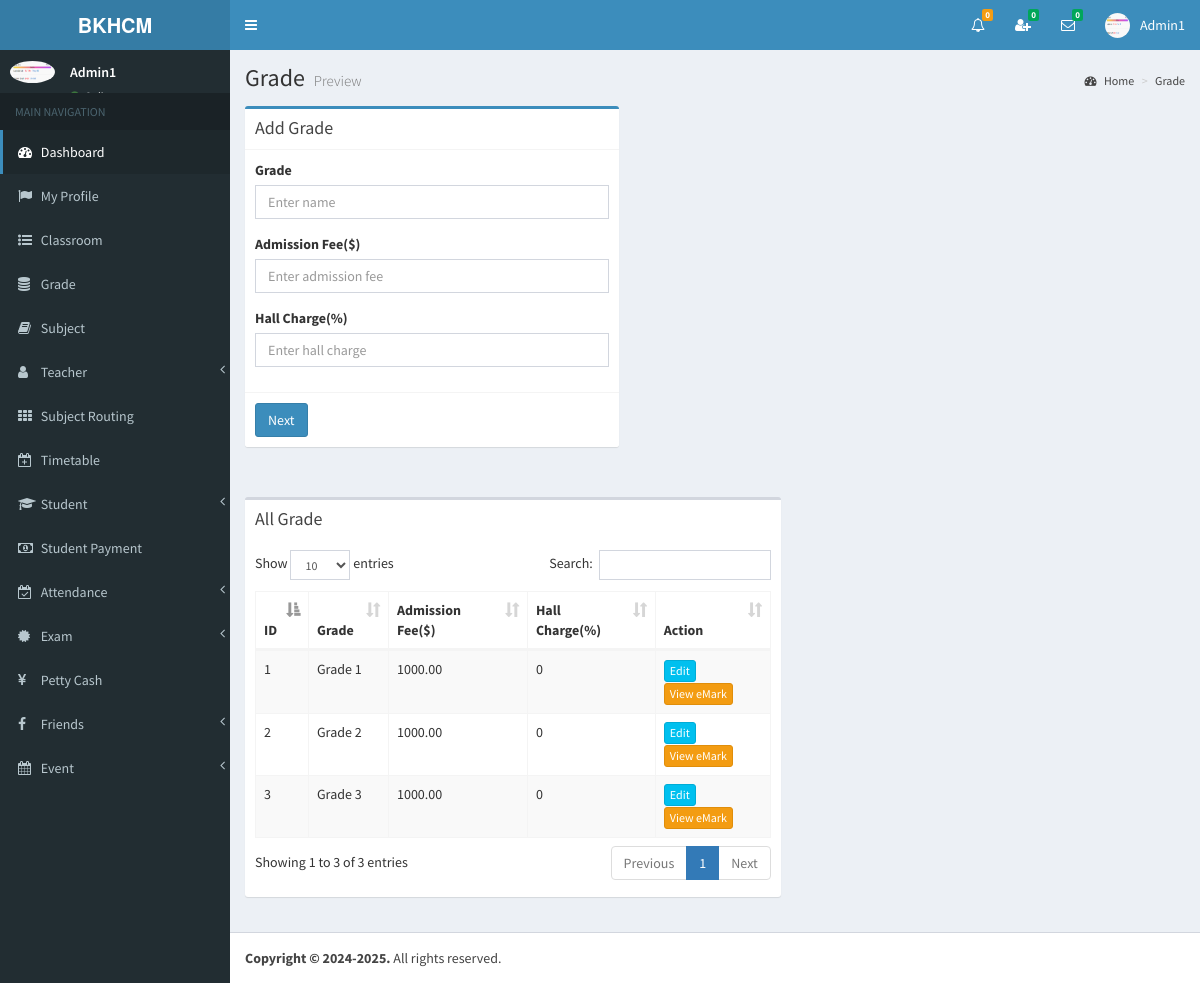
The app's page /view/grade.php (signed in) with its own data.
### tables this page shows
CREATE TABLE `grade` (
  `id` int(11) NOT NULL,
  `name` varchar(255) NOT NULL,
  `admission_fee` double(11,2) NOT NULL,
  `hall_charge` int(11) NOT NULL
);

### view/grade.php (the view, shortened to what this page needs)
<?php include_once('head.php'); ?>
<?php include_once('header_admin.php'); ?>
<?php include_once('sidebar.php'); ?>
<div class="content-wrapper">
    <section class="content-header">
    	<h1>
        	Grade
        	<small>Preview</small>
        </h1>
        <ol class="breadcrumb">
        	<li><a href="#"><i class="fa fa-dashboard"></i> Home</a></li>
            <li><a href="#">Grade</a></li>
    	</ol>
	</section>
	<section class="content">
    	<div class="row">
            <div class="col-md-5">
              	<div class="box box-primary">
                	<div class="box-header with-border">
                  		<h3 class="box-title">Add Grade</h3>
                	</div>
                	<form role="form" action="../index.php" method="post" id="form1">
                  		<div class="box-body">
                    		<div class="form-group" id="divGrade">
                      			<label for="">Grade</label>
                      			<input type="text" class="form-control" id="name" placeholder="Enter name" name="name" autocomplete="off">
                    		</div>
                            <div class="form-group" id="divAdmissionFee">
                      			<label for="">Admission Fee($)</label>
                      			<input type="text" class="form-control" id="admission_fee" placeholder="Enter admission fee" name="admission_fee" autocomplete="off">
                    		</div>
                             <div class="form-group" id="divHallCharge">
                      			<label for="">Hall Charge(%)</label>
                      			<input type="text" class="form-control" id="hall_charge" placeholder="Enter hall charge" name="hall_charge" autocomplete="off">
                    		</div>
                  		</div>
                  		<div class="box-footer">
                    		<button type="submit" class="btn btn-primary" id="btnSubmit">Next</button>
                  		</div>
                	</form>
				</div>
			</div>
		</div>
	</section>
	<section class="content" >
		<div class="row" id="table1">
			<div class="col-md-7">
            	<div class="box">
                	<div class="box-header">
                  		<h3 class="box-title">All Grade</h3>
                	</div>
                	<div class="box-body table-responsive">
                		<table id="example1" class="table table-bordered table-striped">
                    		<thead>
                        		<th>ID</th>
                            	<th>Grade</th>
                                <th>Admission Fee($)</th>
                                <th>Hall Charge(%)</th>
                            	<th>Action</th>
                        	</thead>
                        	<tbody>
<?php
include_once('../controller/config.php');
$sql="SELECT * FROM grade";
$result=mysqli_query($conn,$sql);
$count = 0;
$cant_remove1=0;
$cant_remove2=0;
$cant_remove3=0;
$cant_remove4=0;
$cant_remove5=0;
$cant_remove6=0;
$cant_remove7=0;
if(mysqli_num_rows($result) > 0){
	while($row=mysqli_fetch_assoc($result)){
		$count++;
		$id=$row['id'];
?>
                        		<tr>
                            		<td><?php echo $count; ?></td>
               <td id="td1_<?php echo $row['id']; ?>"><?php echo $row['name']; ?></td>
               <td id="td2_<?php echo $row['id']; ?>"><?php echo $row['admission_fee']; ?></td>
               <td id="td3_<?php echo $row['id']; ?>"><?php echo $row['hall_charge']; ?></td>
                                	<td>
<?php
$sql1="SELECT * FROM exam_timetable WHERE grade_id='$id'";
$result1=mysqli_query($conn,$sql1);
if(mysqli_num_rows($result1) > 0){
	$cant_remove1=1;
}else{
	$cant_remove1=0;
}
$sql2="SELECT * FROM student_exam WHERE grade_id='$id'";
$result2=mysqli_query($conn,$sql2);
if(mysqli_num_rows($result2) > 0){
	$cant_remove2=1;
}else{
	$cant_remove2=0;
}
$sql3="SELECT * FROM student_grade WHERE grade_id='$id'";
$result3=mysqli_query($conn,$sql3);
if(mysqli_num_rows($result3) > 0){
	$cant_remove3=1;
}else{
	$cant_remove3=0;
}
$sql4="SELECT * FROM student_payment_history WHERE grade_id='$id'";
$result4=mysqli_query($conn,$sql4);
if(mysqli_num_rows($result4) > 0){
	$cant_remove4=1;
}else{
	$cant_remove4=0;
}
$sql5="SELECT * FROM subject_routing WHERE grade_id='$id'";
$result5=mysqli_query($conn,$sql5);
if(mysqli_num_rows($result5) > 0){
	$cant_remove5=1;
}else{
	$cant_remove5=0;
}
$sql6="SELECT * FROM teacher_salary_history WHERE grade_id='$id'";
$result6=mysqli_query($conn,$sql6);
if(mysqli_num_rows($result6) > 0){
	$cant_remove6=1;
}else{
	$cant_remove6=0;
}
$sql7="SELECT * FROM timetable WHERE grade_id='$id'";
$result7=mysqli_query($conn,$sql7);
if(mysqli_num_rows($result7) > 0){
	$cant_remove7=1;
}else{
	$cant_remove7=0;
}
if($cant_remove1 > 0 || $cant_remove2 > 0 || $cant_remove3 > 0 || $cant_remove4 > 0 || $cant_remove5 > 0 || $cant_remove6 > 0 || $cant_remove7 > 0 ){
	echo '<a href="#modalUpdateform" onClick="showModal(this)" class="btn btn-info btn-xs" data-id="'.$id.'" data-toggle="modal">Edit</a>';
	echo ' <a href="#modalMRangeGrade" onClick="showModal1(this)" class="btn btn-warning btn-xs" data-id="'.$id.'" data-toggle="modal">View eMark</a>';
}
?>
                               		</td>
                            	</tr>
<?php } } ?>
                        	</tbody>
                    	</table>
            	</div>
			</div>
		</div>
	</section>
</div>
<?php include_once('footer.php');?>

### view/header_admin.php (shortened to what this page needs)
<body class="hold-transition skin-blue sidebar-mini" >
<div class="wrapper">
  <header class="main-header" >
    <a href="" class="logo">
      <span><strong>BKHCM </strong></span>
    </a>
    <nav class="navbar navbar-static-top">
		<a href="#" class="sidebar-toggle" data-toggle="offcanvas" role="button">
       	</a>
		<div class="navbar-custom-menu">
			<ul class="nav navbar-nav">
              <li class="dropdown notifications-menu">
                <a href="#" class="dropdown-toggle" data-toggle="dropdown">
                  <i class="fa fa-bell-o"></i>
<?php
include_once('../controller/config.php');
$my_type=$_SESSION["type"];
if($my_type == 'Admin'){
	$sql1="SELECT COUNT(id) FROM main_notifications WHERE _isread='0'";
	$result1=mysqli_query($conn,$sql1);
	$row1=mysqli_fetch_assoc($result1);
	$notfi_count=$row1['COUNT(id)'];
?>
                  <span class="label label-warning"><?php echo $notfi_count; ?></span>
                </a>
              </li>
<?php }  ?>
<?php
include_once('../controller/config.php');
$my_index=$_SESSION["index_number"];
$my_type=$_SESSION["type"];
$sql="SELECT count(id)
      FROM my_friends
      WHERE my_index='$my_index' AND _status='Pending' AND _isread='0'";
$result=mysqli_query($conn,$sql);
$row=mysqli_fetch_assoc($result);
$unread_count=$row['count(id)'];
?>
              <li class="dropdown messages-menu"  id="friend_request">
              	<a href="#" class="dropdown-toggle" data-toggle="dropdown" onClick="showFriendRequest('<?php echo $my_index; ?>','<?php echo $my_type; ?>')">
                  <i class="fa fa-user-plus"></i>
                  <span class="label label-success"><?php echo $unread_count; ?></span>
                </a>
              </li>
<?php
include_once('../controller/config.php');
$my_index=$_SESSION["index_number"];
$unread_msg_count=0;
$sql="SELECT * FROM my_friends WHERE my_index='$my_index'";
$result=mysqli_query($conn,$sql);
while($row=mysqli_fetch_assoc($result)){
	$friend_index=$row['friend_index'];
	$sql1="SELECT count(id)
		  FROM online_chat
		  WHERE user_index='$friend_index' AND _isread='0'";
	$result1=mysqli_query($conn,$sql1);
	$row1=mysqli_fetch_assoc($result1);
	$unread_msg_count+=$row1['count(id)'];
}
?>
              <li class="dropdown messages-menu" id="unread_msg">
                <a href="#" class="dropdown-toggle" data-toggle="dropdown" >
                  <i class="fa fa-envelope-o"></i>
                  <span class="label label-success"><?php echo $unread_msg_count; ?></span>
                </a>
<?php
include_once('../controller/config.php');
$index=$_SESSION["index_number"];
$type=$_SESSION["type"];
$time='';
$file_path='';
	$sql="SELECT
           DISTINCT conversation_id,friend_index
           FROM
              my_friends
           WHERE
              	my_index='$index'
           ORDER BY
              conversation_id";
	$result=mysqli_query($conn,$sql);
	while($row=mysqli_fetch_assoc($result)){
		$conversation_id=$row['conversation_id'];
		$friend_index=$row['friend_index'];
		$sql3="SELECT * FROM my_friends WHERE conversation_id='$conversation_id' and friend_index='$friend_index'";
		$result3=mysqli_query($conn,$sql3);
		$row3=mysqli_fetch_assoc($result3);
		$friend_type=$row3['friend_type'];
		if($friend_type == "Admin"){
			$sql1="SELECT * FROM admin WHERE index_number='$friend_index'";
			$result1=mysqli_query($conn,$sql1);
			$row1=mysqli_fetch_assoc($result1);
			$friend_name=$row1['i_name'];
			$friend_image=$row1['image_name'];
		}
		if($friend_type == "Teacher"){
			$sql1="SELECT * FROM teacher WHERE index_number='$friend_index'";
			$result1=mysqli_query($conn,$sql1);
			$row1=mysqli_fetch_assoc($result1);
			$friend_name=$row1['i_name'];
			$friend_image=$row1['image_name'];
		}
		if($friend_type == "Student"){
			$sql1="SELECT * FROM student WHERE index_number='$friend_index'";
			$result1=mysqli_query($conn,$sql1);
			$row1=mysqli_fetch_assoc($result1);
			$friend_name=$row1['i_name'];
			$friend_image=$row1['image_name'];
		}
		$sql2="SELECT * FROM online_chat WHERE conversation_id='$conversation_id' ORDER BY id DESC LIMIT 1";
		$result2=mysqli_query($conn,$sql2);
		while($row2=mysqli_fetch_assoc($result2)){
			$last_msg=$row2['msg'];
			$msg_time=$row2['time'];
			$datetime1 = new DateTime($msg_time);
			$datetime2 = new DateTime();
			$interval = $datetime1->diff($datetime2);
			$year = $interval->format('%y y ');
			$month = $interval->format('%m m ');
			$days = $interval->format('%a d');
			$hours = $interval->format('%h h');
			$minutes = $interval->format('%i mins');
			$seconds = $interval->format('%s sec');
			if($year>0){
				$time=$year;
			}else if($month>0){
				$time=$month;
			}else if($days>0){
				$time=$days;
			}else if($hours>0){
				$time=$hours;
			}else if($minutes>0){
				$time=$minutes;
			}else{
				$time=$seconds;
			}
			if($type=="Admin"){
				$file_path="my_friends.php?do=showChatBox&my_index=$index&conversation_id=$conversation_id&friend_index=$friend_index&my_type=$type";
			}
			if($type=="Teacher"){
				$file_path="my_friends2.php?do=showChatBox&my_index=$index&conversation_id=$conversation_id&friend_index=$friend_index&my_type=$type";
			}
			if($type=="Student"){
				$file_path="my_friends1.php?do=showChatBox&my_index=$index&conversation_id=$conversation_id&friend_index=$friend_index&my_type=$type";
			}
?>
                      <li>
                        <a href="<?php echo $file_path; ?>" onClick="msgRead('<?php echo $index; ?>','<?php echo $conversation_id; ?>','<?php echo $friend_index; ?>','<?php echo $type; ?>')">
                          <div class="pull-left">
                            <img src="../<?php echo $friend_image; ?>" class="img-circle" alt="User Image">
                          </div>
                          <h4>
                            <?php echo $friend_name; ?>
                            <small><i class="fa fa-clock-o"></i> <?php echo $time; ?></small>
                          </h4>
                          <p><?php echo $last_msg; ?></p>
                        </a>
                      </li>
 <?php } } ?>
              </li>
<?php
include_once('../controller/config.php');
if($type=="Admin"){
	$sql="SELECT * FROM admin where index_number='$index'";
	$result=mysqli_query($conn,$sql);
	$row=mysqli_fetch_assoc($result);
}
?>
            	<li class="dropdown user user-menu">
                    <a href="#" class="dropdown-toggle" data-toggle="dropdown">
                      <img src="../<?php echo $row['image_name']; ?>" class="user-image" alt="User Image">
                      <span class="hidden-xs"><?php echo $row['i_name']; ?></span>
                    </a>
              </li>
            </ul>
        </div>
	</nav>
  </header>

### view/sidebar.php (shortened to what this page needs)
  <aside class="main-sidebar">
    <section class="sidebar">
<?php
include_once('../controller/config.php');
$index=$_SESSION["index_number"];
$sql="SELECT * FROM admin WHERE index_number='$index'";
$result=mysqli_query($conn,$sql);
$row=mysqli_fetch_assoc($result);
$name=$row['i_name'];
$image=$row['image_name'];
?>
      <div class="user-panel">
      	<div class="pull-left image">
        	<img src="../<?php echo $image; ?>" class="img-circle" alt="User Image">
        </div>
        <div class="pull-left info">
        	<p><?php echo $name; ?></p>
            <a href="#"><i class="fa fa-circle text-success"></i> Online</a>
        </div>
      </div>
      <ul class="sidebar-menu">
        <li class="header">MAIN NAVIGATION</li>
        <li class="active treeview">
          <a href="dashboard.php">
            <i class="fa fa-dashboard"></i> <span>Dashboard</span>
          </a>
        </li>
         <li>
          <a href="admin_profile.php">
            <i class="fa fa-flag"></i> <span>My Profile</span>
          </a>
        </li>
        <li>
          <a href="class_room.php">
            <i class="fa fa-list-ul"></i> <span>Classroom</span>
          </a>
        </li>
        <li>
          <a href="grade.php">
            <i class="fa fa-database"></i> <span>Grade</span>
          </a>
        </li>
        <li>
          <a href="subject.php">
            <i class="fa fa-book"></i> <span>Subject</span>
          </a>
        </li>
        <li class="treeview">
          <a href="#">
            <i class="fa fa-user" aria-hidden="true"></i>
            <span>Teacher</span>
            <span class="pull-right-container">
              <i class="fa fa-angle-left pull-right"></i>
            </span>
          </a>
        </li>
        <li>
          <a href="subject_routing.php">
            <i class="fa fa-th"></i> <span>Subject Routing</span>
          </a>
        </li>
        <li>
          <a href="timetable.php">
            <i class="fa fa-calendar-plus-o"></i> <span>Timetable</span>
          </a>
        </li>
        <li class="treeview">
          <a href="#">
            <i class="fa fa-graduation-cap"></i>
            <span>Student</span>
            <span class="pull-right-container">
              <i class="fa fa-angle-left pull-right"></i>
            </span>
          </a>
        </li>
        <li>
          <a href="student_payment.php">
            <i class="fa fa-money"></i> <span>Student Payment</span>
          </a>
        </li>
         <li class="treeview">
          <a href="#">
            <i class="fa fa-calendar-check-o"></i>
            <span>Attendance</span>
            <span class="pull-right-container">
              <i class="fa fa-angle-left pull-right"></i>
            </span>
          </a>
        </li>
        <li class="treeview">
          <a href="#">
            <i class="fa fa-certificate"></i>
            <span>Exam</span>
            <span class="pull-right-container">
              <i class="fa fa-angle-left pull-right"></i>
            </span>
          </a>
        </li>
        <li>
          <a href="petty_cash.php">
            <i class="fa fa-yen"></i> <span>Petty Cash</span>
          </a>
        </li>
        <li class="treeview">
          <a href="#">
            <i class="fa fa-facebook"></i>
            <span>Friends</span>
            <span class="pull-right-container">
              <i class="fa fa-angle-left pull-right"></i>
            </span>
          </a>
        </li>
        <li class="treeview">
          <a href="#">
            <i class="fa fa-calendar"></i>
            <span>Event</span>
            <span class="pull-right-container">
              <i class="fa fa-angle-left pull-right"></i>
            </span>
          </a>
        </li>
      </ul>
    </section>
  </aside>

### view/grade.php (style rules this page uses)
body { overflow-y:scroll; }

### records on screen
grade: name "Grade 1", admission_fee "1000.00", hall_charge "0"
grade: name "Grade 2", admission_fee "1000.00", hall_charge "0"
grade: name "Grade 3", admission_fee "1000.00", hall_charge "0"

### other values on screen
$notfi_count "0"
$unread_count "0"
$unread_msg_count "0"
$row['i_name'] "Admin1"
$name "Admin1"
